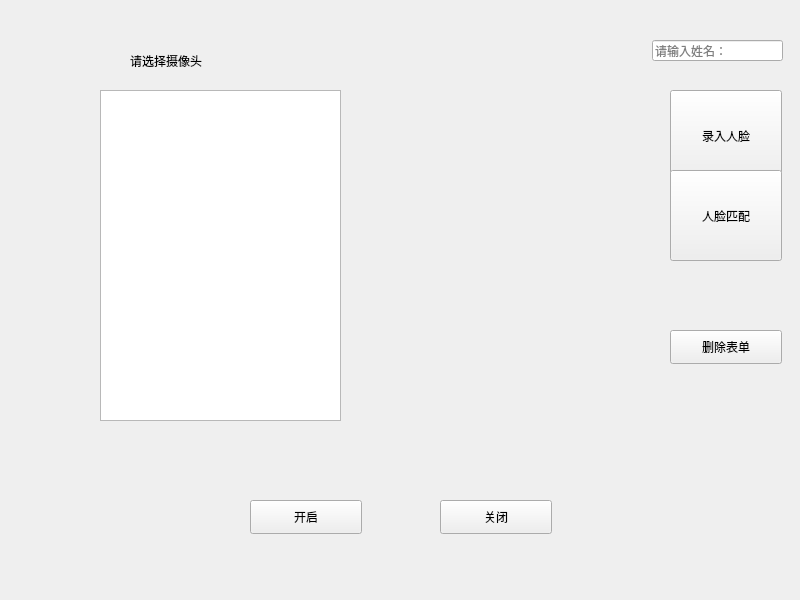
<?xml version="1.0" encoding="UTF-8"?>
<ui version="4.0">
 <class>Widget</class>
 <widget class="QWidget" name="Widget">
  <property name="geometry">
   <rect>
    <x>0</x>
    <y>0</y>
    <width>800</width>
    <height>600</height>
   </rect>
  </property>
  <property name="windowTitle">
   <string>Widget</string>
  </property>
  <widget class="QListWidget" name="listWidget">
   <property name="geometry">
    <rect>
     <x>100</x>
     <y>90</y>
     <width>241</width>
     <height>331</height>
    </rect>
   </property>
  </widget>
  <widget class="QLabel" name="label">
   <property name="geometry">
    <rect>
     <x>130</x>
     <y>40</y>
     <width>161</width>
     <height>41</height>
    </rect>
   </property>
   <property name="text">
    <string>请选择摄像头</string>
   </property>
  </widget>
  <widget class="QLabel" name="label_2">
   <property name="geometry">
    <rect>
     <x>350</x>
     <y>90</y>
     <width>311</width>
     <height>311</height>
    </rect>
   </property>
   <property name="text">
    <string/>
   </property>
  </widget>
  <widget class="QPushButton" name="pushButton">
   <property name="geometry">
    <rect>
     <x>250</x>
     <y>500</y>
     <width>112</width>
     <height>34</height>
    </rect>
   </property>
   <property name="text">
    <string>开启</string>
   </property>
  </widget>
  <widget class="QPushButton" name="pushButton_2">
   <property name="geometry">
    <rect>
     <x>440</x>
     <y>500</y>
     <width>112</width>
     <height>34</height>
    </rect>
   </property>
   <property name="text">
    <string>关闭</string>
   </property>
  </widget>
  <widget class="QPushButton" name="pushButton_3">
   <property name="geometry">
    <rect>
     <x>670</x>
     <y>90</y>
     <width>112</width>
     <height>91</height>
    </rect>
   </property>
   <property name="text">
    <string>录入人脸</string>
   </property>
  </widget>
  <widget class="QPushButton" name="pushButton_4">
   <property name="geometry">
    <rect>
     <x>670</x>
     <y>170</y>
     <width>112</width>
     <height>91</height>
    </rect>
   </property>
   <property name="text">
    <string>人脸匹配</string>
   </property>
  </widget>
  <widget class="QLineEdit" name="lineEdit">
   <property name="geometry">
    <rect>
     <x>652</x>
     <y>40</y>
     <width>131</width>
     <height>21</height>
    </rect>
   </property>
   <property name="placeholderText">
    <string>请输入姓名：</string>
   </property>
  </widget>
  <widget class="QPushButton" name="pushButton_5">
   <property name="geometry">
    <rect>
     <x>670</x>
     <y>330</y>
     <width>112</width>
     <height>34</height>
    </rect>
   </property>
   <property name="text">
    <string>删除表单</string>
   </property>
  </widget>
 </widget>
 <resources/>
 <connections/>
</ui>
